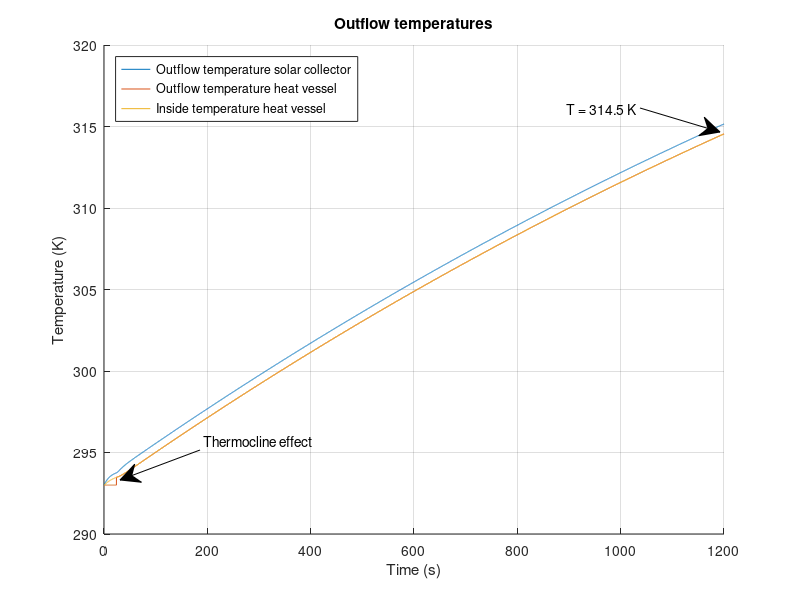

MATLAB code to generate this figure:
%%%%%%%%%%%%%%%%%%%%%%%%%%%%%%%%%%%%%%%%%%%%
% Matlab model for Solar Collector Group 10%
%%%%%%%%%%%%%%%%%%%%%%%%%%%%%%%%%%%%%%%%%%%%
clc;
clear;
close all;
%%
%%%%%%%%%%%
%Constants%
%%%%%%%%%%%
%Natural costants:
    sigma = 5.67*10^(-8);                       %Stefan-Boltzmann constant
    v_out = 4.5;                                %Velocity of air outside the solar collector [m/s]
    v_in = 0;                                   %Velocity of air inside the solar collector [m/s]
%Emissivity
    e_Cu = 0.22;                                %Copper tube
    e_glass = 0.94;
    e_PVC = 0.91;                               %PVC tube
    e_foam = 0.9;                               %foam foil
    e_Al = 0.04;                                %Aluminum tape
    e_paint = 0.95;                             %Emissivity of black paint (for comparison)
    e_wood = 0.94;
    e_CuMatte = 0.22;                           %Emissivity of the copper tube after making it less reflective (for comparison)
%Thermal conductivity
    k_air = 0.026;                              %Air [W/(m*K)]
    k_tempex =0.03;                             %Tempex plate [W/(m*K)]
    k_Cu = 400;                                 %Copper tube [W/(m*K)]
    k_wood = 0.12;                              %Wood casing [W/(m*K)]
    k_Po = 0.13;                                %Polyurethane tube [W/(m*K)]
    k_PVC = 0.19;                               %PVC thermal conduc [W/(m*K)]
    k_foil = 0.04;                              %Polyethylene foam foil [W/(m*K)]
    k_glass = 0.96;                             %Thermal conductivity of the glass plate [W/(m*K)]
%Heat transfer coefficient
    h_out_air = 10.45 - v_out + 10*(v_out)^(1/2);%Outside solar collector air [W/(m^2*K)]
    h_in_air = 10.45 - v_in + 10*(v_in)^(1/2);  %Inside solar collector air [W/(m^2*K)]
    h_air = 2.5;                                %Still standing 298K air [W/(m^2*K)]
%Specific heat
    c_water = 4186;                             %Specific heat water [J/kgK]
    c_Cu = 386;                                 %Specific heat copper [J/kgK]
    c_Al = 922;                                 %Specific heat aluminium[J/kgK]
    c_air = 1007;                               %Specific heat air[J/kgK]
%Measurements
    D_Cu = 0.012;                               %Diameter of the copper tube [m]
    D_PolyTube = 0.008;                         %Diameter of the polyurathane pump tubes [m]
    R_Cu1 = 0.005;                              %Inner radius of the copper tube [m]
    R_Cu2 = 0.006;                              %Outer radius of  the copper tube [m]
    V_air = 0.04911;                            %Volume of the air in the solar collector [m^3]
    V_Al = 8.96*10^(-5);                        %Total volume of the aluminum tape
    L_Cu_SC = 6.63;                             %Length of the copper tube in the solar collector [m]
    L_CuTube = 6.630;                           %Total length of tube that's exposed to the air [m]
    L_PolyTube1 = 3;                            %Total length of polyurathane pump tube 1 [m]
    L_PolyTube2 = 3;                            %Total length of polyurathane pump tube 2 [m]
    d_frame = 0.05;                             %Thickness of the pinewood frame [m]
%Measurements Heat storage vessel
    D_pvc = 0.050;                              %Diameter PVC tube [m]
    R_pvcThick = 0.0018;                        %PVC wall thickness
    R_pvc1 = (D_pvc/2) - R_pvcThick;            %Inner Radius PVC tube [m]
    R_pvc2 = (D_pvc/2);                         %Outer Radius PVC tube [m]
    N_insLayers = 6;                            %Number of insulating polyethylene foam foil layers [m]
    R_polyFoil = N_insLayers * 0.003;           %Radius thickness polyethylene foam foil [m]
    L_Tube_HV = 0.71;                           %PVC length [m]
%Measurements for in- and outlet connectors
    D_Po = 0.012;                               %Diameter of the polyurethane tube [m]
    R_Po1 = 0.004;                              %Inner radius of the polyurethane tube [m]
    R_Po2 = 0.006;                              %Outer radius of the polyurethane tube [m]
    L_Tube_HV_to_SC = 3;                        %Half of general setup length, HV to SC [m]
    L_Tube_SC_to_HV = 3;                        %Half of general setup length, SC to HV [m]
%Areas
    A_RadCu = 4*D_Cu*1.4+3*0.5*0.25*pi*(0.0898^2-0.0778^2)+2*0.012*0.15; %Sunlit area of the copper tube [m^2]
    A_RadAl = 0.670*1.4 - 4*0.012*1.4;                      %Sunlit area of the aluminum troughs [m^2]
    A_AirCu = 1.4*pi*D_Cu + 3*4.9594762*10^(-3) + 0.05*pi*D_Cu + 2*0.1*pi*D_Cu; %Area of the copper tube that's exposed to the air [m^2]
    A_AirTape = 1.971;                                      %Area of the aluminum tape that is exposed to the air [m^2]
    A_AirSS = 2*(1.64*0.67)+2*(0.67*0.065)+2*(0.065*1.72);  %Area of solar collector that is exposed to the air [m^2]
    A_frame = 2*(0.67*0.065)+2*(0.065*1.72);                %Area of sides touching pinewood [m^2]
    A_HV = 2*pi*(R_pvc2+R_polyFoil)*L_Tube_HV;              %Area of heat vessel [m^2] %%%%CHECK THIS
%Intensity
    I_sun = 1000;                               %Intensity of the artificial sun [W/m^2]
    I_glass = 950;                              %Intensity after absorption of glass plate [W/m^2]
%Temperatures
    T_sur = 293;                                %Temperature of the surroundings [K]
    T_in = 293;                                 %Temperature of the incoming water [K]
%Density
    rho_w = 1000;                               %Density of water [kg/m^3]
    rho_Cu = 8.3*10^3;                          %Density of copper [kg/m^3]
    rho_air = 1.29;                             %Density of air [kg/m^3]
    rho_Al = 2.70*10^3;                         %Density of aluminum [kg/m^3]
%Variables
    test_length = 20;                           %Given time in test [minutes]
    flowrate = 3.0;                             %Initial flowrate [L/min]
%%
%%%%%%%%%%%%%%
%Calculations%
%%%%%%%%%%%%%%
%%Aluminium reflection and absorption rates%%
dQdt_RadAl = (1-e_Al)*A_RadAl*I_glass;                  %Energy that is reflected by the aluminum tape [W]
dQdt_RadAl_in = (e_Al)*A_RadAl*I_glass;                 %Energy that is absorbed by the aluminum tape [W]
dQdt_RadCu = e_Cu*A_RadCu*I_glass + e_Cu*dQdt_RadAl;    %Energy that is absorbed by the copper tube due to radiation [W]

%%Length of simulation%%
t_end = test_length*60;                                 %End time [s]
t_step = 0.1;                                           %Step size [s]
Steps = t_end/t_step;                                   %Amount of steps

%%HEAT VESSEL%%
T_HV_table = zeros(3,Steps+1);                          %Heat vessel table for data logging
T_HV_table(1,:) = 0:t_step:t_end;
T_HV_out=T_in;                                          %Beginning temperature of water in the heat vessel [K]
m_SC_water = 0.512;                                     %Max mass of water in the solar collector [kg]
m_HV_water = 1.2;                                       %Max mass of water in the heat vessel  [kg]
m_out_tube =1/4*pi*((D_Po -2*0.002)^2)*L_Tube_HV_to_SC ;   %Max mass of water in the outlettubing [kg]
m_hv_frac = 0;                                          %Initial fraction hot water to cold water [-]

%%Thermocline HV start values%%
m_HV_new = 0;                                           %Starting mass of hot water in HV  [kg]
m_HV_old = m_HV_water;                                  %Starting mass of cold water in HV [kg]
T_HV_inside = T_in;                                     %Starting temperature HV [K]

%%Tube Heat vessel --> Solar Collector%%
m_PolyTube1_water = (1/4)*pi*D_PolyTube^2*L_PolyTube1*rho_w;  %Maximum amount of water in the tube [kg]
T_SC_in = T_in;                                         %Starting temperature [K]

%%SOLAR COLLECTOR%%
T_SC_table = zeros(3,Steps+1);                          %Solar collector table for data logging
T_SC_table(1,:) = 0:t_step:t_end;
T_SC_out=T_in;                                          %Beginning temperature of water in the solar collector [K]

%SC glass plate calculations
d_glass = 0.004;                                        %Thickness of the glass plate [m]
A_glass = 0.67*(1.640+0.080);                           %Area of the glass plate [m]

%%Tube Solar Collector --> Heat vessel%%
m_PolyTube2_water = (1/4)*pi*D_PolyTube^2*L_PolyTube2*rho_w; %Maximum amount of water in the tube [kg]
T_HV_in = T_in;                                         %Starting temperature [K]

%%General%%
m_Cu = (L_Cu_SC*pi*R_Cu2^2 - L_Cu_SC*pi*R_Cu1^2)*rho_Cu; %Mass of the copper tube in the solar collector [kg]
m_air = rho_air*V_air;                                  %Mass of the air in the solar collector [kg]
m_Al = rho_Al*V_Al;                                     %Total mass of the aluminum tape [kg]
T_air = T_in;                                           %Starting temperature of the air [K]
T_Al = T_in;                                            %Starting temperature of the aluminum tape [K]
m_flow = (flowrate/60/1000)*rho_w*t_step;               %Mass of water inflow from pump during t_step [kg]
%%
for t=0:t_step:t_end
    %%
    %%%%%%%%%%%%%%%%%%%%%%%%%%%%%%%%%%%%%%%%
    %       Equations for the vessel       %
    %%%%%%%%%%%%%%%%%%%%%%%%%%%%%%%%%%%%%%%%    
    %%%%%Insulation heat loss%%%%
    R_HV_PVC_cond = R_pvc1/(k_PVC*(2*pi*R_pvc2*L_Tube_HV));                 %Thermal resitance of conduction through PVC [K/W]
    R_HV_ins_Cond =  (log((R_pvc2 + R_polyFoil)/R_pvc2)) / (k_foil*A_HV);   %Thermal resitance of conduction through poly foam foil [K/W]
    R_HV_ins_Conv = 1 / (h_air*A_HV);                                       %Thermal resitance of convection outside poly foam foil [K/W]
    HL_RadOut_PVC = e_PVC * sigma * A_HV * (T_HV_inside^4 - T_sur^4);   %Heat loss due to radiation PVC [W]
    HL_RadOut_foam = e_foam * sigma * A_HV * (T_HV_inside^4 - T_sur^4); %Heat loss due to radiation foam foil [W]
    R_HV_ins_total = R_HV_PVC_cond + R_HV_ins_Cond + R_HV_ins_Conv;         %Total thermal resistance in series [K/W]
    %Total heat flow through insulation multiplied with fraction hot water
    dQdt_HV_insulation = m_hv_frac*(-((T_HV_inside - T_sur ) / R_HV_ins_total)-HL_RadOut_PVC-HL_RadOut_foam);   
    
    %%%%%End caps heat loss%%%%
    R_HV_cap_Conv = 1 /h_air*pi*(R_pvc2+R_pvcThick).^2;                     %Thermal resistance due to convection on end caps [K/W]
    R_HV_cap1 = R_pvcThick / (k_PVC * (pi*R_pvc2).^2);                      %Thermal resistance end-cap [K/W]
    R_HV_cap2 = R_HV_cap1;                                                  %Thermal resistance upper end cap [K/W]
    if m_hv_frac == 1
        %If heatvessel is full of hot water, heat loss from both end caps is presumed
        R_HV_caps_total = R_HV_cap1 + R_HV_cap2 + 2*R_HV_cap_Conv;
        dQdt_HV_caps = -((T_HV_inside - T_sur ) / R_HV_caps_total);
    else
        %If hot water not at bottom HV, only 1 end-cap
        R_HV_caps_total = R_HV_cap1 + R_HV_cap_Conv;                        
        dQdt_HV_caps = -((T_HV_inside - T_sur ) / R_HV_caps_total);
    end
    
    %%%%Total heat flow storage vessel%%%%
    dQdt_HV_total = dQdt_HV_insulation + dQdt_HV_caps;                      %Total heat flow storage vessel [W/m^2]
    
    %%%%Calculate internal temperature%%%%
    delta_T = (dQdt_HV_total*t_step/(m_HV_water*c_water));                  %Resulting delta T of heat flow [K]
    T_HV_inside = T_HV_inside+delta_T;                                      %Resulting internal temperature [K]
    
    %%%%Thermocline effect%%%% 
    if (m_HV_new < m_HV_water)                                              % Cold region thermocline provides outlfow HV
        m_HV_new = m_HV_new + m_flow;
        T_HV_inside = (m_flow*T_HV_in + T_HV_inside*m_HV_new)/(m_HV_new + m_flow);
        m_hv_frac = m_HV_new / m_HV_water;                                  %Fraction hot to cold water in HV
        m_HV_old = m_HV_old - m_flow;
        T_HV_out = T_in;                                                    %Resulting temperature outlfow if full of hot water
    else                                                                    %Thermocline when cold water has been dispersed
        T_HV_inside = (m_flow*T_HV_in + T_HV_inside*m_HV_new)/(m_HV_new + m_flow);
        m_hv_frac = 1;                                                      %Fraction of cold water to hot water is 1, used for heat losses in HV
        T_HV_out = T_HV_inside;                                             %Resulting temperature outlfow if not full of hot water
    end
    
    %%%%Log HV data for plotting%%%%
    Column = round((1/t_step)*t+1);       %Table time step counter
    T_HV_table(2,Column)=T_HV_out;        %Assign value for T_HV_out to the right space
    T_HV_table(3,Column)=dQdt_HV_total;   %Assign value for dQdt_HV_total to the right space
    T_HV_table(4,Column)=T_HV_inside;     %Assign value for inside temperature heat vessel
    
    %%
    %%%%%%%%%%%%%%%%%%%%%%%%%%%%%%%%%%%%%%%%
    %Tube 1 Heat vessel --> Solar collector%
    %%%%%%%%%%%%%%%%%%%%%%%%%%%%%%%%%%%%%%%%
    %%%%Inflow temperature%%%%
    m_PolyTube1_old = m_PolyTube1_water - m_flow;  %Mass of water from t-t_step [kg]
    m_PolyTube1_new = m_flow;                      %Mass of water added to the heat vessel during t_step [kg]
    T_SC_in = (m_PolyTube1_old*T_SC_in + m_PolyTube1_new*T_HV_out)/(m_PolyTube1_old+m_PolyTube1_new); %Inflow temperature [K] 
    
    %%%%Thermal resistance%%%%
    R_tube_out_Cond =  (log(R_Po2 /R_Po1)) / ((2*pi*k_Po*L_Tube_HV_to_SC ));%Thermal resitance of conduction outlet tubing [K/W]
    R_tube_out_Conv = 1 / (h_air*(2*pi*R_Po2)*L_Tube_HV_to_SC) ;           %Thermal resitance of convection outlet tubing [K/W]
    R_tube_out_total = R_tube_out_Cond + R_tube_out_Conv;                  %Total thermal resistance in series [K/W]
    
    %%%%Total heat flowflow%%%%
    dQdt_PolyTube1_total = -((T_HV_out - T_sur ) / R_tube_out_total);       %Total heat flow HV to SC[W/m^2]
    
    %%%%Outflow temperature
    delta_T = (dQdt_PolyTube1_total*t_step/(m_PolyTube1_water*c_water));    %Resulting delta T of heat flow [K]
    T_SC_in = T_SC_in+delta_T;                                              %Resulting outflow temperature [K]
    
    %%
    %%%%%%%%%%%%%%%%%%%%%%%%%%%%%%%%%%%%%%%%
    %  Equations for the solar collector   %
    %%%%%%%%%%%%%%%%%%%%%%%%%%%%%%%%%%%%%%%%
    m_SC_old = m_SC_water - m_flow;        %Mass of water from t-t_step [kg]
    m_SC_new = m_flow;                     %Mass of water added to the solar collector during t_step [kg]
    T_SC_out = (m_SC_old*c_water*T_SC_out + m_Cu*c_Cu*T_SC_out + m_SC_new*c_water*T_SC_in)/(m_SC_old*c_water + m_Cu*c_Cu + m_SC_new*c_water);

    %%%Heat transfer mechanisms in the solar collector%%%	
    dtQt_RadOut = e_Cu * sigma * A_AirCu * (T_SC_out^4 - T_air^4); %Heat loss due to radiation [W]                
    R_CondOut = (log(R_Cu2/R_Cu1)) / (2*pi*k_Cu*L_CuTube);  %Thermal resistance due to conduction in the copper tube [K/W]
    R_Cu_conv = 1 / (h_air*A_AirCu);                    %Thermal resistance due to convection [K/W]
    R_SC_total = R_CondOut + R_Cu_conv;                 %The total of all the thermal resistances [K/W]
  
    %%%%Total heat flow solar collector%%%%
    dQdT_SC_tube = ((T_SC_out - T_air) / R_SC_total);
    dQdt_SC_total = dQdt_RadCu - dQdT_SC_tube - dtQt_RadOut;        %Total heat flow solar collector [W/m^2]
    
    %%%%Calculate internal temperature%%%%    
    delta_T = (dQdt_SC_total*t_step)/(m_SC_water*c_water + m_Cu*c_Cu);      %Resulting delta T of heat flow [K]
    T_SC_out=T_SC_out+delta_T;                                              %Resulting outflow temperature [K]
    
    %%%%Log SC data for plotting%%%%
    Column = round((1/t_step)*t+1);     %Table time step counter
    T_SC_table(2,Column)=T_SC_out;      %Assign value for T to the right space
    T_SC_table(3,Column)=delta_T;       %Assign value for T to the right space
    
    %%
    %%%%%%%%%%%%%%%%%%%%%%%%%%%%%%%%%%%%%%%%
    %Tube 2 Solar collector --> Heat vessel%
    %%%%%%%%%%%%%%%%%%%%%%%%%%%%%%%%%%%%%%%%
    m_PolyTube2_old = m_PolyTube1_water - m_flow;   %Mass of water from t-t_step [kg]
    m_PolyTube2_new = m_flow;                       %Mass of water added to the heat vessel during t_step [kg]
   
    T_HV_in = (m_PolyTube2_old*T_HV_in + m_HV_new*T_SC_out)/(m_PolyTube2_old+m_HV_new); %Average internal HV temperature with inflow from SC [K]
    
    R_tube_in_Cond =  (log(R_Po2 /R_Po1)) / ((2*pi*k_Po*L_Tube_SC_to_HV )); %Thermal resitance of conduction inlet tubing [K/W]
    R_tube_in_Conv = 1 / (h_air*(2*pi*R_Po2)*L_Tube_SC_to_HV) ;             %Thermal resitance of convection inlet tubing [K/W]
    R_tube_in_total = R_tube_in_Cond + R_tube_in_Conv;                      %Total thermal resistance in series [K/W]
    
    %%%%Total flow
    dQdt_PolyTube2_total = -((T_HV_in - T_sur ) / R_tube_in_total);         %Total heat flow general setup SC to HV [W/m^2]

    delta_T = (dQdt_PolyTube2_total*t_step/(m_PolyTube2_water*c_water));    %Resulting delta T of heat flow [K]
    T_HV_in = T_HV_in+delta_T;                                              %Resulting outflow temperature [K]
        
    %%
    %%%%%%%%%%%%%%%%%%%%%%%%%%%%%%%%%%%%%%%%
    %            Air Temperature           %
    %%%%%%%%%%%%%%%%%%%%%%%%%%%%%%%%%%%%%%%%
    %To calculate dQdt_air_total, first the temperature of the aluminum tape has to be determined:
    dQdt_Al_conv = h_air*A_AirTape*(T_Al-T_air);        %Convective heat loss aluminium tape [W/m^2]
    dQdt_Al_total = dQdt_RadAl_in - dQdt_Al_conv;       %Total heat flow aluminium tape [W/m^2]
    delta_T = (dQdt_Al_total*t_step)/(m_Al*c_Al);       %Resulting delta T aluminium tape [K]
    T_Al = T_Al + delta_T;                              %Temperature aluminium tape after delta T [K]

    %Air temperature:
    dQdt_CondEnv = -(k_wood * A_frame * (T_air - T_sur))/d_frame;          %Heat flow to the environment through the wood by conduction [W/m^2]
    dQdt_CondGlass = -(k_glass*A_glass*(T_air - T_sur))/d_glass;           %Heat flow to the environment through the glass by conduction [W/m^2]
    dQdt_air_total = dQdt_Al_conv + dQdt_CondEnv + dQdt_CondGlass + dQdT_SC_tube; %Total heat flow air inside solar collector [W/m^2]
     
    delta_T = (dQdt_air_total*t_step)/(m_air*c_air);    %Resulting delta T of heat flow [K]
    T_air = T_air + delta_T;                            %Resulting air temperature [K]
    
end
%%
%%%%%%%%%%
%Plotting%
%%%%%%%%%%

t_var=T_SC_table(1,:);          %Time variable
T_SC_var=T_SC_table(2,:);       %Outflow temperature solar collector
T_HV_var=T_HV_table(2,:);       %Outflow temperature heat vessel
T_HV_inside = T_HV_table(4,:);  %Inside temperature heat vessel

hold on
grid on

plot(t_var,T_SC_var);
plot(t_var,T_HV_var);
plot(t_var,T_HV_inside);

annotation('textarrow',[0.8 0.9], [0.82 0.78] ,'String','T = 314.5 K');
annotation('textarrow', [0.25 0.15], [0.25 0.2], 'String', 'Thermocline effect');

ylabel('Temperature (K)')
legend({'Outflow temperature solar collector','Outflow temperature heat vessel','Inside temperature heat vessel'}, 'Location','northwest')

xlim([0 t_end]);
xlabel('Time (s)')
title('Outflow temperatures')
saveas(gcf,'Constantflow_temperature.jpg')